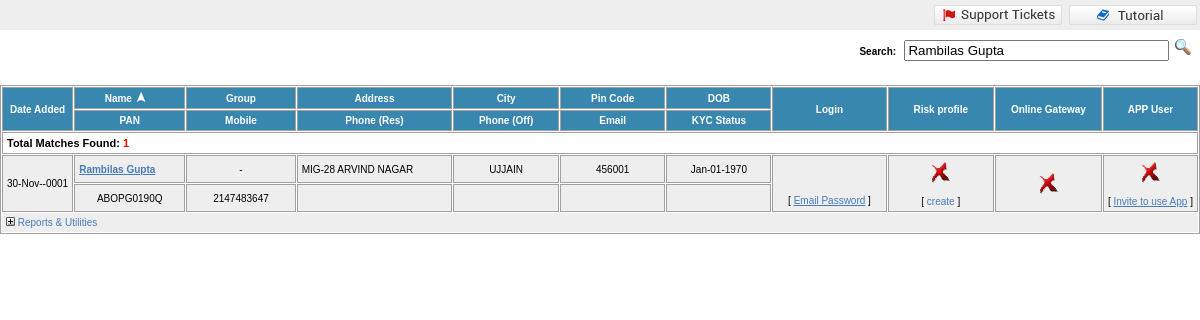
Page /auth/search.php?srch_str=Rambilas Gupta (signed in) on the committed database.
### tables this page shows
CREATE TABLE `investors` (
  `sno` int(11) NOT NULL,
  `foliochk` varchar(11) NOT NULL,
  `inv_name` varchar(40) NOT NULL,
  `address1` varchar(42) NOT NULL,
  `address2` varchar(35) DEFAULT NULL,
  `address3` varchar(19) DEFAULT NULL,
  `city` varchar(14) NOT NULL,
  `state` varchar(20) NOT NULL,
  `pincode` int(11) NOT NULL,
  `product` varchar(7) NOT NULL,
  `sch_name` varchar(100) NOT NULL,
  `rep_date` date NOT NULL,
  `clos_bal` decimal(9,3) NOT NULL,
  `rupee_bal` decimal(10,2) NOT NULL,
  `jnt_name1` varchar(24) DEFAULT NULL,
  `jnt_name2` varchar(30) DEFAULT NULL,
  `phone_res1` varchar(15) DEFAULT NULL,
  `phone_res2` varchar(15) DEFAULT NULL,
  `phone_res3` varchar(15) DEFAULT NULL,
  `phone_off1` varchar(15) DEFAULT NULL,
  `phone_off2` varchar(15) DEFAULT NULL,
  `phone_off3` varchar(15) DEFAULT NULL,
  `email` varchar(35) DEFAULT NULL,
  `holding_nature` varchar(2) NOT NULL,
  `uin_no` varchar(30) DEFAULT NULL,
  `pan_no` varchar(10) DEFAULT NULL,
  `joint1_pan` varchar(10) DEFAULT NULL,
  `joint2_pan` varchar(30) DEFAULT NULL,
  `guard_pan` varchar(30) DEFAULT NULL,
  `tax_status` varchar(27) NOT NULL,
  `broker_code` varchar(10) NOT NULL,
  `subbroker` varchar(7) DEFAULT NULL,
  `reinv_flag` varchar(1) NOT NULL,
  `bank_name` varchar(38) NOT NULL,
  `branch` varchar(30) NOT NULL,
  `ac_type` varchar(3) NOT NULL,
  `ac_no` varchar(20) NOT NULL,
  `b_address1` varchar(17) DEFAULT NULL,
  `b_address2` varchar(30) DEFAULT NULL,
  `b_address3` varchar(30) DEFAULT NULL,
  `b_city` varchar(16) NOT NULL,
  `b_pincode` int(11) DEFAULT NULL,
  `inv_dob` date DEFAULT NULL,
  `mobile_no` varchar(15) DEFAULT NULL,
  `occupation` varchar(34) DEFAULT NULL,
  `inv_iin` bit(1) NOT NULL,
  `nom_name` varchar(27) DEFAULT NULL,
  `relation` varchar(12) DEFAULT NULL,
  `nom_addr1` varchar(32) DEFAULT NULL,
  `nom_addr2` varchar(35) DEFAULT NULL,
  `nom_addr3` varchar(16) DEFAULT NULL,
  `nom_city` varchar(8) DEFAULT NULL,
  `nom_state` varchar(2) DEFAULT NULL,
  `nom_pincode` int(11) DEFAULT NULL,
  `nom_ph_off` varchar(30) DEFAULT NULL,
  `nom_ph_res` varchar(30) DEFAULT NULL,
  `nom_email` varchar(30) DEFAULT NULL,
  `nom_percentage` int(11) DEFAULT NULL,
  `nom2_name` varchar(21) DEFAULT NULL,
  `nom2_relation` varchar(12) DEFAULT NULL,
  `nom2_addr1` varchar(30) DEFAULT NULL,
  `nom2_addr2` varchar(30) DEFAULT NULL,
  `nom2_addr3` varchar(30) DEFAULT NULL,
  `nom2_city` varchar(30) DEFAULT NULL,
  `nom2_state` varchar(30) DEFAULT NULL,
  `nom2_pincode` varchar(30) DEFAULT NULL,
  `nom2_ph_off` varchar(30) DEFAULT NULL,
  `nom2_ph_res` varchar(30) DEFAULT NULL,
  `nom2_email` varchar(30) DEFAULT NULL,
  `nom2_percentage` int(11) DEFAULT NULL,
  `nom3_name` varchar(30) DEFAULT NULL,
  `nom3_relation` varchar(30) DEFAULT NULL,
  `nom3_addr1` varchar(30) DEFAULT NULL,
  `nom3_addr2` varchar(30) DEFAULT NULL,
  `nom3_addr3` varchar(30) DEFAULT NULL,
  `nom3_city` varchar(30) DEFAULT NULL,
  `nom3_state` varchar(30) DEFAULT NULL,
  `nom3_pincode` varchar(30) DEFAULT NULL,
  `nom3_ph_off` varchar(30) DEFAULT NULL,
  `nom3_ph_res` varchar(30) DEFAULT NULL,
  `nom3_email` varchar(30) DEFAULT NULL,
  `nom3_percentage` varchar(30) DEFAULT NULL,
  `ifsc_code` varchar(11) DEFAULT NULL,
  `dp_id` varchar(12) DEFAULT NULL,
  `demat` varchar(1) NOT NULL,
  `guard_name` varchar(30) DEFAULT NULL,
  `brokcode` varchar(10) NOT NULL,
  `folio_date` date NOT NULL,
  `aadhaar` varchar(32) DEFAULT NULL,
  `tpa_linked` varchar(30) DEFAULT NULL,
  `fh_ckyc_no` int(11) DEFAULT NULL,
  `jh1_ckyc` varchar(30) DEFAULT NULL,
  `jh2_ckyc` varchar(30) DEFAULT NULL,
  `g_ckyc_no` varchar(30) DEFAULT NULL,
  `jh1_dob` date DEFAULT NULL,
  `jh2_dob` varchar(30) DEFAULT NULL,
  `guardian_dob` date DEFAULT NULL,
  `amc_code` varchar(2) NOT NULL,
  `gst_state_code` int(11) DEFAULT NULL,
  `username` varchar(100) DEFAULT NULL,
  `password` varchar(100) DEFAULT NULL,
  `status` varchar(15) DEFAULT NULL,
  `fax_res` varchar(15) DEFAULT NULL,
  `fax_off` varchar(15) DEFAULT NULL,
  `inv_doa` date NOT NULL,
  `datetime` datetime DEFAULT CURRENT_TIMESTAMP
);

### auth/search.php (the view, shortened to what this page needs)
<?php
include('session.php');
$sort='inv_name ASC';
$q='select * from investors where inv_name like "%'.$_GET["srch_str"].'%" order by '.$sort.'';
$result=$db->query($q);
$num=$result->num_rows;
?>
<html>
<head>
<link REL="stylesheet" HREF="FinnSys/includes/standard.css" TYPE="text/css">
</head>
<body leftmargin="0" topmargin="0" marginheight="0" marginwidth="0">
<center>
<form method="get" NAME="form1" action="search.php">
<table height="30" border=0 cellpadding=0 cellspacing=0 width="100%" valign=top bgcolor="#eeeeee" >
		<tr  >
			<td width="85%" align=left class=smaller >
			</td>
		    <td class=smaller valign=middle align=center nowrap width="135px">
                <A  onclick="window.open('/finnsys/help/main.asp?moveto=S','HELP','top=0,left=0,height=600,width=900,header=no,resizable=yes,scrollbars=1,status=1'); return false;"  href="#"><img src="finnsys/images/support.png" border=0></a>
		    </td>
		    <td class=smaller valign=middle align=center nowrap width="135px">
			    <A  onclick="window.open('/finnsys/help/main.asp?page=INVESTORSEARCH','HELP','top=0,left=0,height=600,width=900,header=no,resizable=yes,scrollbars=1,status=1'); return false;" href="#"><img src="finnsys/images/tutorial.png" border=0></a>
		    </td>
		</tr>
</table>
<table border=0 cellpadding=8 cellspacing=1 width="100%" valign=top >
<tr>
	<td class=smaller valign=top>
	</td>
	<td class=smallest align=right valign=top>
	    <b>Search:</b>&nbsp;&nbsp;
	    <input type="text" size="30" name="srch_str" width="90%" value="<?php if(isset($_GET['srch_str'])){echo $_GET['srch_str'];}?>">&nbsp;
	    <input name="imageField" type="image" src="FinnSys/images/srch.gif" border="0">
	</td>
</tr>
</table>
<br>
	<table width="100%" border=1 cellpadding=4 cellspacing=1 bordercolor="#a1a1a3" id="table-1" >
    <thead>
	<tr bgcolor="#3787af">
        <td class=smallest width="5%" align=center rowspan="2" nowrap>
			<A HREF="search.php?grp_only=&CHARONLY=&TO_REPORT=TXN_SUMM&SHOWFOLIO=1&srch_str=<?php if(isset($_GET['srch_str'])){echo $_GET['srch_str'];}?>&sortby=ADDDATE"><b><font color="#ffffff">Date Added</b></font></A>
		</td>
		<td class=smallest width="10%" align=center>
			<b><font color="#ffffff">Name</b></font>&nbsp;<img src="FinnSys/images/blue-asc.jpg" border=0>
		</td>
		<td class=smallest width="10%" align=center>
			<A HREF="search.asp?grp_only=&CHARONLY=&TO_REPORT=TXN_SUMM&SHOWFOLIO=1&srch_str=arpit&sortby=GROUP_TITLE"><b><font color="#ffffff">Group</b></font></A>
		</td>
		<td class=smallest width="15%" align=center>
			<A HREF="search.asp?grp_only=&CHARONLY=&TO_REPORT=TXN_SUMM&SHOWFOLIO=1&srch_str=arpit&sortby=ADDRESS"><b><font color="#ffffff">Address</b></font></A>
		</td>
		<td class=smallest width="10%" align=center>
			<A HREF="search.asp?grp_only=&CHARONLY=&TO_REPORT=TXN_SUMM&SHOWFOLIO=1&srch_str=arpit&sortby=CITY"><b><font color="#ffffff">City</b></font></A>
		</td>
        <td class=smallest width="10%" align=center>
			<A HREF="search.asp?grp_only=&CHARONLY=&TO_REPORT=TXN_SUMM&SHOWFOLIO=1&srch_str=arpit&sortby=PINCODE"><b><font color="#ffffff">Pin Code</b></font></A>
		</td>
       <td class=smallest width="10%" align=center>
			<A HREF="search.asp?grp_only=&CHARONLY=&TO_REPORT=TXN_SUMM&SHOWFOLIO=1&srch_str=arpit&sortby=DOB"><b><font color="#ffffff">DOB</b></font></A>
		</td>
        <td class=smallest width="10%" align=center rowspan="2">
			<A HREF="search.asp?grp_only=&CHARONLY=&TO_REPORT=TXN_SUMM&SHOWFOLIO=1&srch_str=arpit&sortby=LOGIN"><b><font color="#ffffff">Login</b></font></A>
		</td>
        <td class=smallest width="10%" align=center rowspan="2">
			<A HREF="search.asp?grp_only=&CHARONLY=&TO_REPORT=TXN_SUMM&SHOWFOLIO=1&srch_str=arpit&sortby=RISK"><b><font color="#ffffff">Risk profile</b></font></A>
		</td>
        <td class=smallest width="10%" align=center rowspan="2">
			<A HREF="search.asp?grp_only=&CHARONLY=&TO_REPORT=TXN_SUMM&SHOWFOLIO=1&srch_str=arpit&sortby=ONLGW"><b><font color="#ffffff">Online Gateway</b></font></A>
		</td>
        <td class=smallest width="10%" align=center rowspan="2">
			<A HREF="search.asp?grp_only=&CHARONLY=&TO_REPORT=TXN_SUMM&SHOWFOLIO=1&srch_str=arpit&sortby=APP"><b><font color="#ffffff">APP User</b></font></A>
		</td>
	</tr>
	<tr bgcolor="#3787af">
        <td class=smallest width="5%" align=center>
			<A HREF="search.asp?grp_only=&CHARONLY=&TO_REPORT=TXN_SUMM&SHOWFOLIO=1&srch_str=arpit&sortby=PAN"><b><font color="#ffffff">PAN</b></font></A>
		</td>
        <td class=smallest width="10%" align=center>
			<A HREF="search.asp?grp_only=&CHARONLY=&TO_REPORT=TXN_SUMM&SHOWFOLIO=1&srch_str=arpit&sortby=MOBILE"><b><font color="#ffffff">Mobile</b></font></A>
		</td>
        <td class=smallest width="10%" align=center>
			<A HREF="search.asp?grp_only=&CHARONLY=&TO_REPORT=TXN_SUMM&SHOWFOLIO=1&srch_str=arpit&sortby=PHONE_RES"><b><font color="#ffffff">Phone (Res)</b></font></A>
		</td>
		<td class=smallest width="10%" align=center>
			<A HREF="search.asp?grp_only=&CHARONLY=&TO_REPORT=TXN_SUMM&SHOWFOLIO=1&srch_str=arpit&sortby=PHONE_OFF"><b><font color="#ffffff">Phone (Off)</b></font></A>
		</td>
        <td class=smallest width="10%" align=center>
			<A HREF="search.asp?grp_only=&CHARONLY=&TO_REPORT=TXN_SUMM&SHOWFOLIO=1&srch_str=arpit&sortby=EMAIL"><b><font color="#ffffff">Email</b></font></A>
		</td>
		 <td class=smallest width="10%" align=center>
			<A HREF="search.asp?grp_only=&CHARONLY=&TO_REPORT=TXN_SUMM&SHOWFOLIO=1&srch_str=arpit&sortby=KYC"><b><font color="#ffffff">KYC Status</b></font></A>
		</td>
	</tr>
	</thead>
	<tbody>
            <tr >
		        <td colspan=11 class=smaller >
		        <b>Total Matches Found:&nbsp;<font color=red><?php echo $num;?></font></b>
		        </td>
	        </tr>
        <?php
        $flag=0;
        while($r=mysqli_fetch_array($result)){
            if($flag==0){
                $color='#eeeeee';
            }
            else{
                $color='#d2d2d3';
                $flag--;
            }
            echo '<tr bgcolor="'.$color.'">
                <td class=smallest align=CENTER rowspan="2" nowrap>
                    '.date("d-M-Y",strtotime($r['folio_date'])).'
                </td>
		        <td class=smallest align=LEFT>
		            <a href="#" OnClick=window.open("../client_management/add_new.php?invid='.$r['sno'].'","","top=0,left=50,height=540,width=700,header=no,resizable=yes,scrollbars=1"); return false; title="Click to open Investor Record"  ><b>'.$r["inv_name"].'</b></a>
                </td>
		        <td class=smallest align=CENTER>
			            -
		        </td>
		        <td class=smallest align=LEFT>'.$r['address1'].'</td>
		        <td class=smallest align=center>'.$r['city'].'</td>
                <td class=smallest align=center>'.$r['pincode'].'</td>
                <td class=smallest align=center>'.date("M-d-Y",strtotime($r['inv_dob'])).'</td>
                <td class=smallest align=center rowspan="2" valign="middle" nowrap>
                    '.$r['username'].'<br><br><br>
				        [ <A href="tools/mailer_investor.php?todo=1&tid='.$r['sno'].'">Email Password</A> ]
                </td>
                <td class=smallest align=center rowspan="2" valign="middle" nowrap>
                        <img src="finnsys/images/trans_cross.png"><br /><br />
                        [ <a href="#" style="text-decoration:none" Onclick="window.open("/finnsys/finplan/goal.asp?INVESTOR_ID='.$r['sno'].'","SYSREPORT","top=100,left=100,height=550,width=850,header=no,resizable=yes,scrollbars=1,status=1");return false;">create</a> ]
                </td>
                <td class=smallest align=center rowspan="2" valign="middle" nowrap>
                        <img src="finnsys/images/trans_cross.png">
                </td>
                <td class=smallest align=center rowspan="2" valign="middle" nowrap>
                        <img src="finnsys/images/trans_cross.png"><br /><br />
                                [ <A onclick="window.open("FinnSys/tools/mailer.investor.asp?todo=2&tid='.$r['sno'].'","","top=50,left=200,height=500,width=600,header=no,resizable=yes,scrollbars=1"); return false;" href="#">Invite to use App</A> ]
                </td>
	        </tr>
	        <tr bgcolor="#eeeeee">
                <td class=smallest align=center>'.$r['pan_no'].'</td>
                <td class=smallest align=center>'.$r['mobile_no'].'</td>
                <td class=smallest align=center>'.$r['phone_res1'].'</td>
                <td class=smallest align=center>'.$r['phone_off1'].'</td>
                <td class=smallest align=center>'.$r['email'].'</td>
                <td class=smallest align=center>'.$r['fh_ckyc_no'].'</td>
	        </tr>
	        <tr bgcolor="#eeeeee">
                <TD colspan=11 class=smallest style="border: 0px solid;" align="center">
                    <span class=smallest style="float:left;"><a onclick="open_div_fns(\''.$r['sno'].'\');" href="#" style="text-decoration:none;" ><img src="FinnSys/images/button_Open.gif" border=0 id="IMG_MENUS_'.$r['sno'].'">&nbsp;Reports & Utilities</a></span>
                    <DIV id="DIV_MENUS_'.$r['sno'].'" style="display:none;">
			                <TD class="smallest" valign="top" nowrap style="border:1px solid #a1a1a3;width:150px;text-align:center; background-color:#3787af;" id="TAB_FOLIO_'.$r['sno'].'">
			                    <a id="TAB_FOLIO_LNK_'.$r['sno'].'" href="#" class=smallest onClick="OpenFolio(\''.$r['sno'].'\'); return false;" style="color:#ffffff;">Folio List</a>
			                </TD>
			                        '.$r[''].''.$r[''].'
				                    <div style="float:left;width:100px;padding:8px;display:none;position:absolute;" id="UD_DIV_PORTF_'.$r['sno'].'" name="UD_DIV_PORTF_'.$r['sno'].'">
                                                '.$r[''].'
                                                '.$r[''].'
                                                '.$r[''].'
                                                '.$r[''].'
                                                '.$r[''].'
                                                '.$r[''].'
                                                '.$r[''].'
                                    </div>
			                        '.$r[''].''.$r[''].'
				                    <div style="float:left;width:100px;padding:8px;display:none;position:absolute;" id="UD_DIV_FINP_'.$r['sno'].'" name="UD_DIV_FINP_'.$r['sno'].'">
                                                '.$r[''].'
                                                '.$r[''].'
                                    </div>
			                        '.$r[''].''.$r[''].'
                                    <div style="float:left;width:100px;padding:8px;display:none;position:absolute;" id="UD_DIV_ALERTS_'.$r['sno'].'" name="UD_DIV_ALERTS_'.$r['sno'].'">
                                                '.$r[''].'
                                                '.$r[''].'
                                                '.$r[''].'
                                                '.$r[''].'
                                    </div>
			                        '.$r[''].''.$r[''].'
				                    <div style="float:left;width:100px;padding:8px;display:none;position:absolute;" id="UD_DIV_TOOLS_'.$r['sno'].'" name="UD_DIV_TOOLS_'.$r['sno'].'">
                                                '.$r[''].'
                                                '.$r[''].'
                                    </div>
			                        '.$r[''].''.$r[''].'
				                    <div style="float:left;width:100px;padding:8px;display:none;position:absolute;" id="UD_DIV_SUBSC_'.$r['sno'].'" name="UD_DIV_SUBSC_'.$r['sno'].'">
                                                '.$r[''].'
                                    </div>
                    </DIV>
                    <DIV id="DIV_FOL_'.$r['sno'].'" style="padding:8px; display:none; position:center; width:75%" class="smallest">
                    </DIV>
                </TD>
            </tr>';
        $flag++;}
        ?>
    </tbody>
	</table>
</form>
    <br /><br /><br />
</center>
</body>
</html>

### auth/finnsys/includes/standard.css (style rules this page uses)
body { font-family: arial, helvetica, sans-serif; font-size: 10pt; background-color: #ffffff; margin-left:0; margin-top:0; margin-right:0 }
table, td { font-family: arial, helvetica, sans-serif; font-size: 10pt; color: #000000 }
.smaller { font-family: verdana,arial, helvetica, sans-serif; font-size: 11px; color: #000000 }
.smallest { font-family: verdana,arial, helvetica, sans-serif; font-size: 10px; color: #000000 }
a:link { color: #477AB8 }

### rows in the picture
investors: folio_date "30-Nov--0001", inv_name "Rambilas Gupta", address1 "MIG-28 ARVIND NAGAR", city "UJJAIN", pincode "456001", inv_dob "Jan-01-1970", pan_no "ABOPG0190Q", mobile_no "2147483647"

### other values in the picture
$num "1"
